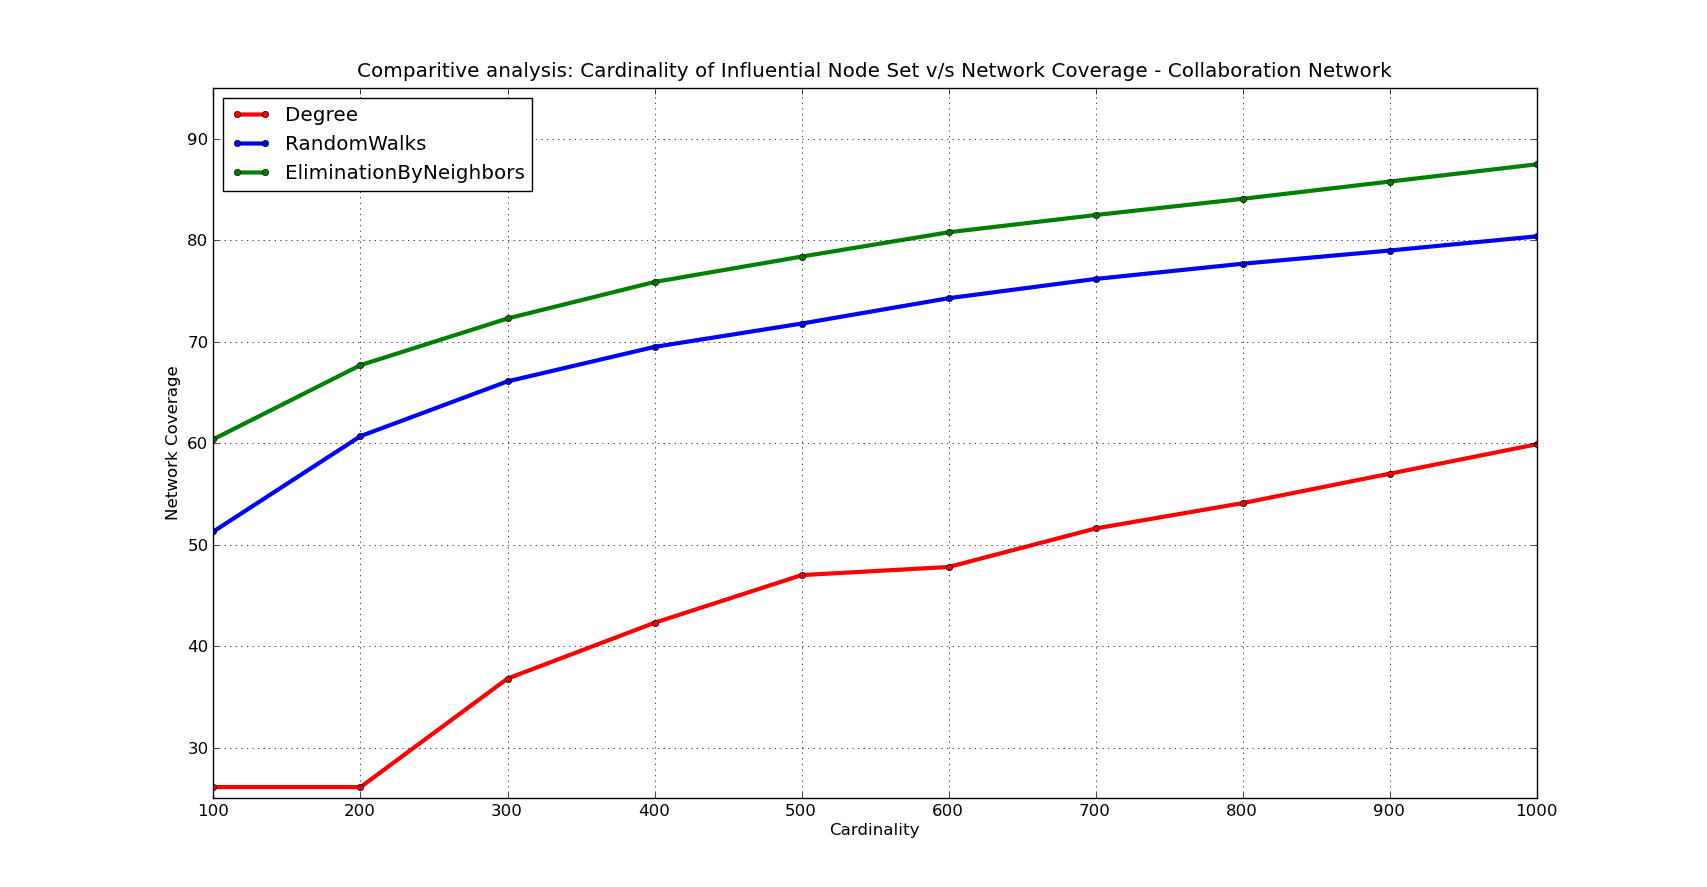

Here is the Python script that generated this plot:
import matplotlib.pyplot as plt

plt.figure()
plt.title("Comparitive analysis: Cardinality of Influential Node Set v/s Network Coverage - Collaboration Network")
#Degree
plt.plot([100,200,300,400,500,600,700,800,900,1000],[26.1,26.1,36.8,42.3,47.0,47.8,51.6,54.1,57.0,59.9],'ro-',linewidth=3.0,markersize=5.0)
#Random-Walks
plt.plot([100,200,300,400,500,600,700,800,900,1000],[51.3,60.7,66.1,69.5,71.8,74.3,76.2,77.7,79.0,80.4],'bo-',linewidth=3.0,markersize=5.0)
#Elimination 
plt.plot([100,200,300,400,500,600,700,800,900,1000],[60.4,67.7,72.3,75.9,78.4,80.8,82.5,84.1,85.8,87.5],'go-',linewidth=3.0,markersize=5.0)




plt.legend(['Degree','RandomWalks','EliminationByNeighbors'],loc=2)
plt.xlabel('Cardinality')
plt.ylabel('Network Coverage')
plt.axis([100, 1000, 25, 95])
plt.grid()
plt.show()
plt.close()
